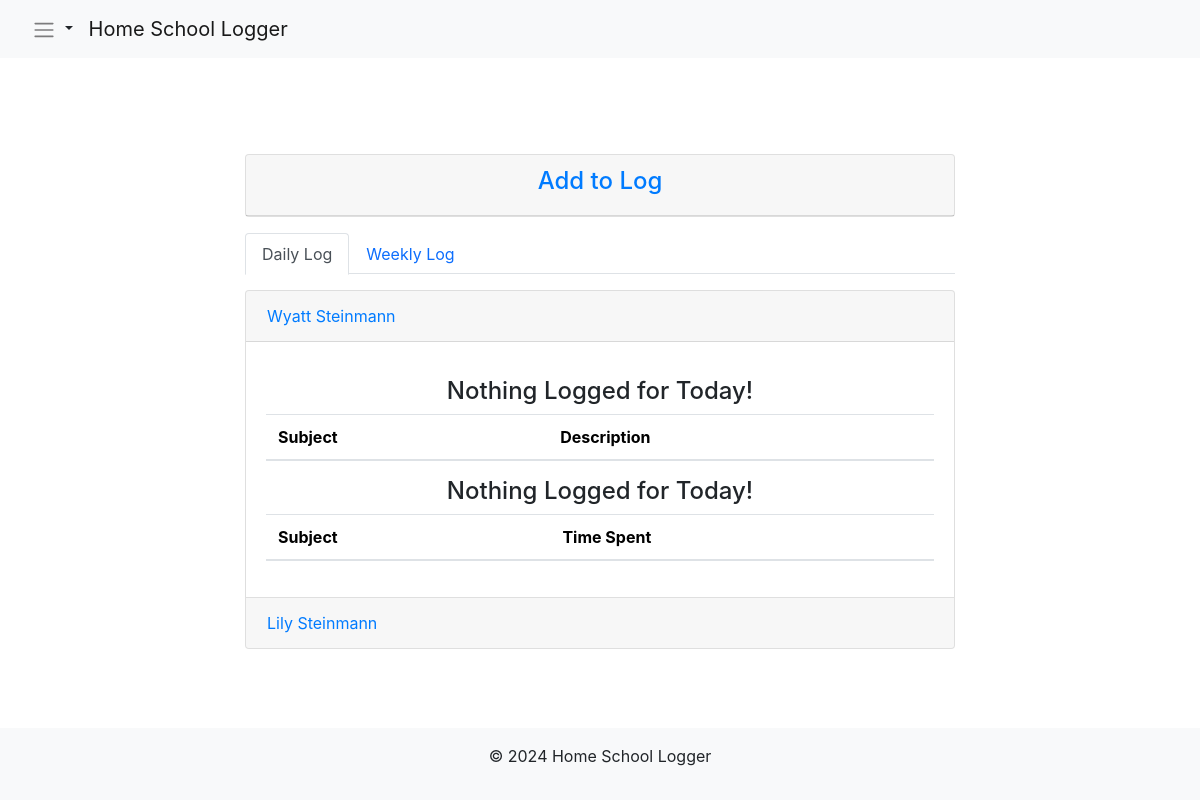
Page /logger/ (signed in) on the committed database.
### base/models.py (models this page shows)
class Student(models.Model):
    GRADE_CHOICES = [
        ('Kindergarten', 'Kindergarten'),
        ('First', 'First'),
        ('Second', 'Second'),
        ('Third', 'Third'),
        ('Fourth', 'Fourth'),
        ('Fifth', 'Fifth'),
        ('Sixth', 'Sixth'),
        ('Seventh', 'Seventh'),
        ('Eigth', 'Eigth'),
        ('Ninth', 'Ninth'),
        ('Tenth', 'Tenth'),
        ('Eleventh', 'Eleventh'),
        ('Twelfth', 'Twelfth')
    ]
    first_name = models.CharField(max_length=255, blank=False, null=False)
    last_name = models.CharField(max_length=255, blank=False, null=False)
    birthdate = models.DateField(blank=False, null=False)
    grade = models.CharField(max_length=255, choices=GRADE_CHOICES, blank=False, null=False)
    user = models.ForeignKey(User, on_delete=models.CASCADE, related_name="students")
    def __str__(self):
        return f"{self.first_name} {self.last_name}"

### logger/views.py (the view, shortened to what this page needs)
# urls.py: path('', views.LogsView.as_view(), name='logs'),
class LogsView(LoginRequiredMixin, FormView):
    template_name = 'student_logs.html'
    success_url = reverse_lazy('logger:logs')
    form_class = LogForm
    profile_model = Profile
    subject_model = Subject
    required_subjects_model = RequiredSubjects
    student_model = Student
    log_model = Log
    def get_form_kwargs(self):
        kwargs = super(LogsView, self).get_form_kwargs()
        kwargs['request'] = self.request
        return kwargs
    def get_context_data(self, **kwargs):
        context = super().get_context_data(**kwargs)
        today = timezone.now().date()
        days_since_sunday = today.weekday() + 1
        most_recent_sunday = today - timedelta(days=days_since_sunday)
        weekly_logs = self.log_model.objects.filter(
            user=self.request.user,
            date__gte=most_recent_sunday,
            date__lte=most_recent_sunday + timedelta(days=6)
        ).order_by('date')
        daily_log_info = self.log_model.objects.filter( user=self.request.user,
            date = today)
        grouped_weekly_logs = defaultdict(list)
        for log in weekly_logs:
            grouped_weekly_logs[log.date].append(log)
        if 'subject_form' not in context:
            context['subject_form'] = SubjectForm()
        if 'log_form' not in context:
            context['log_form'] = self.get_form()
        context['daily_log_info'] = daily_log_info
        context['grouped_weekly_logs'] = dict(grouped_weekly_logs)
        context['most_recent_sunday'] = most_recent_sunday
        context['student_info'] = Student.objects.filter(user=self.request.user)
        return context

### logger/templates/student_logs.html (shortened to what this page needs)
{% extends "base_generic.html" %}
{% load static crispy_forms_tags %}
{% block extra_css %}
<link rel="stylesheet" href="{% static 'css/bootstrap.min.css' %}">
<link rel="stylesheet" href="https://cdnjs.cloudflare.com/ajax/libs/font-awesome/5.15.3/css/all.min.css">
<link rel="stylesheet" href="https://code.jquery.com/ui/1.12.1/themes/base/jquery-ui.css">
{% endblock %}
{% block content %}
<div class="container mt-5">
  <div class="row justify-content-center">
    <div class="col-12 col-md-8">
      <div class="card">
        <a class="text-decoration-none" data-bs-toggle="collapse" href="#logFormCollapse" role="button"
          aria-expanded="false" aria-controls="logFormCollapse">
          <div class="card-header text-center">
            <h2 class="h4 h-lg-2">
              Add to Log
            </h2>
          </div>
        </a>
      </div>
      <ul class="nav nav-tabs mt-3" id="logTabs" role="tablist">
        <li class="nav-item" role="presentation">
          <a class="nav-link active" id="daily-log-tab" data-bs-toggle="tab" href="#daily-log" role="tab"
            aria-controls="daily-log" aria-selected="true">Daily Log</a>
        </li>
        <li class="nav-item" role="presentation">
          <a class="nav-link" id="weekly-log-tab" data-bs-toggle="tab" href="#weekly-log" role="tab"
            aria-controls="weekly-log" aria-selected="false">Weekly Log</a>
        </li>
      </ul>
      <div class="tab-content mt-3" id="logTabsContent">
        <div class="tab-pane fade show active" id="daily-log" role="tabpanel" aria-labelledby="daily-log-tab">
          <div class="accordion" id="dailyAccordion">
            {% for student in student_info %}
            <div class="card">
              <div class="card-header" id="headingDaily{{ student.id }}">
                <h2 class="mb-0">
                  <button class="btn btn-link p-0 text-decoration-none w-100 text-start" type="button"
                    data-bs-toggle="collapse" data-bs-target="#dailyLogCollapse{{ student.id }}"
                    aria-expanded="{% if forloop.first %}true{% else %}false{% endif %}"
                    aria-controls="dailyLogCollapse{{ student.id }}">
                    {{ student.first_name }} {{ student.last_name }}
                  </button>
                </h2>
              </div>
              <div id="dailyLogCollapse{{ student.id }}" class="collapse {% if forloop.first %}show{% endif %}"
                aria-labelledby="headingDaily{{ student.id }}" data-bs-parent="#dailyAccordion">
                <div class="card-body">
                  {% if daily_log_info %}
                  <h2 class="text-center h5 h-lg-2">{{ today|date:'l - F j, Y' }}</h2>
                  <h4 class="text-center mt-3">Daily Lesson Plan</h4>
                  {% else %}
                  <h4 class="text-center mt-3">Nothing Logged for Today!</h4>
                  {% endif %}
                  <table class="table">
                    <thead>
                      <tr>
                        <th scope="col">Subject</th>
                        <th scope="col">Description</th>
                      </tr>
                    </thead>
                  </table>
                  {% if daily_log_info %}
                  <h4 class="text-center mt-3">Daily Hours Logged</h4>
                  {% else %}
                  <h4 class="text-center mt-3">Nothing Logged for Today!</h4>
                  {% endif %}
                  <table class="table">
                    <thead>
                      <tr>
                        <th scope="col">Subject</th>
                        <th scope="col">Time Spent</th>
                      </tr>
                    </thead>
                  </table>
                </div>
              </div>
            </div>
            {% endfor %}
          </div>
        </div>
      </div>
    </div>
  </div>
</div>
{% endblock %}

### base/templates/base_generic.html (style rules this page uses)
html, body { height: 100%; }
body { display: flex; flex-direction: column; }

### rows in the picture
Student: first_name "Wyatt", last_name "Steinmann", shows "Nothing Logged for Today!"
Student: first_name "Lily", last_name "Steinmann"
